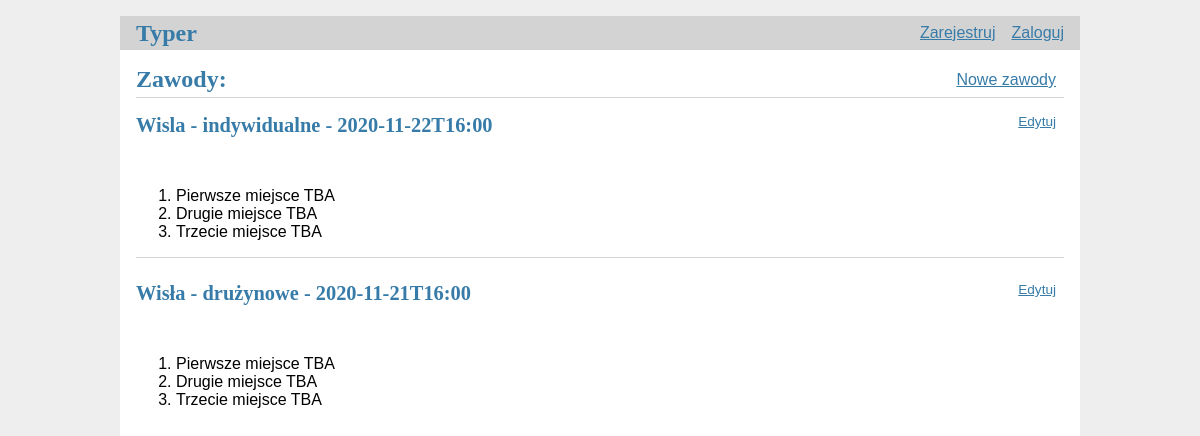
/tournaments/, run on the app's committed database.
### tables this page shows
CREATE TABLE tournaments(
    id INTEGER PRIMARY KEY AUTOINCREMENT,
    place TEXT NOT NULL,
    type TEXT NOT NULL,
    date_time DATETIME NOT NULL,
    first_place TEXT NOT NULL DEFAULT "TBA",
    second_place TEXT NOT NULL DEFAULT "TBA",
    third_place TEXT NOT NULL DEFAULT "TBA",
    status TEXT NOT NULL
);

### flaskr/tournaments.py (the view)
@bp.route('/')
def tournaments():
    db = get_db()
    tournaments = db.execute(
        'SELECT id, place, type, date_time, first_place, second_place, third_place'
        ' FROM tournaments ORDER BY date_time DESC'
    ).fetchall()
    return render_template("tournaments/tournaments.html", tournaments=tournaments)

### flaskr/auth.py (called while the page is built)
@bp.before_app_request
def load_logged_in_user():
    user_id = session.get('user_id')
    if user_id is None:
        g.user = None
    else:
        g.user = get_db().execute(
            'SELECT * FROM user WHERE id = ?', (user_id,)
        ).fetchone()

### flaskr/db.py (called while the page is built)
def get_db():
    if 'db' not in g:
        g.db = sqlite3.connect(
            current_app.config['DATABASE'],
            detect_types=sqlite3.PARSE_DECLTYPES
        )
        g.db.row_factory = sqlite3.Row
    return g.db

### flaskr/templates/tournaments/tournaments.html
{% extends 'base.html' %}
{% block header %}
    <h1>{% block title %}Zawody:{% endblock %}</h1>
    <a class="action" href="{{ url_for('tournaments.create') }}">Nowe zawody</a>
{% endblock %}
{% block content %}
    {% for post in tournaments %}
        <article class="post">
            <header>
                <div>
                    <h1>{{ post['place'] }} - {{ post['type'] }} - {{ post['date_time'] }}</h1>
                </div>
                <a class="action" href="{{ url_for('tournaments.update', id=post['id'])  }}">Edytuj</a>
            </header>
            <p class="body">
                <ol>
                    <li>Pierwsze miejsce {{ post['first_place'] }}</li>
                    <li>Drugie miejsce {{ post['second_place'] }}</li>
                    <li>Trzecie miejsce {{ post['third_place'] }}</li>
                </ol>
            </p>
        </article>
        {% if not loop.last %}
        <hr>
        {% endif %}
    {% endfor %}
{% endblock %}

### flaskr/static/style.css (style rules this page uses)
h1 { font-family: serif; color: #377ba8; margin: 1rem 0; }
a { color: #377ba8; }
hr { border: none; border-top: 1px solid lightgray; }
nav ul li a, nav ul li span, header .action { display: block; padding: 0.5rem; }
.content > header h1 { flex: auto; margin: 1rem 0 0.25rem 0; }
.post > header { display: flex; align-items: flex-end; font-size: 0.85em; }
.post > header > div:first-of-type { flex: auto; }
.post > header h1 { font-size: 1.5em; margin-bottom: 0; }
.post .body { white-space: pre-line; }

### data on the page
tournaments: place "Wisla", type "indywidualne", date_time "2020-11-22T16:00", first_place "TBA", second_place "TBA", third_place "TBA"
tournaments: place "Wisła", type "drużynowe", date_time "2020-11-21T16:00", first_place "TBA", second_place "TBA", third_place "TBA"
